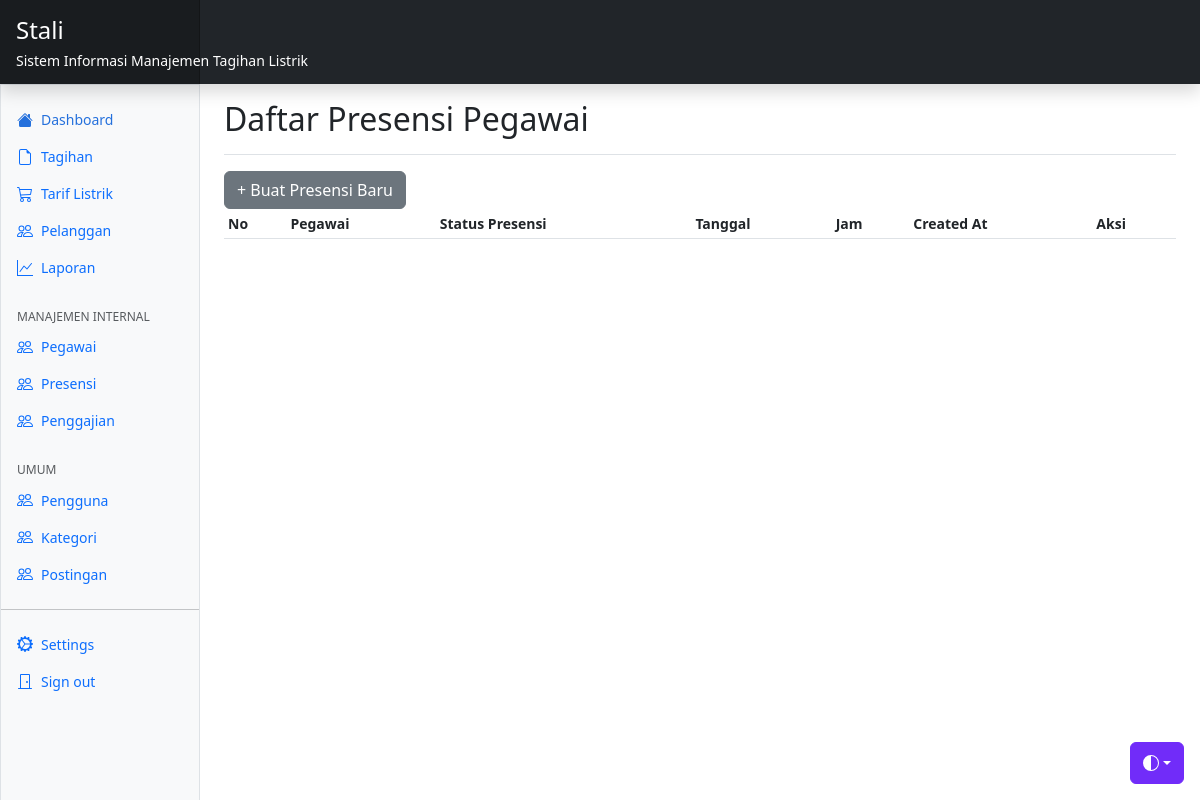
Page /index.php/management/presensi on the earlier database version.
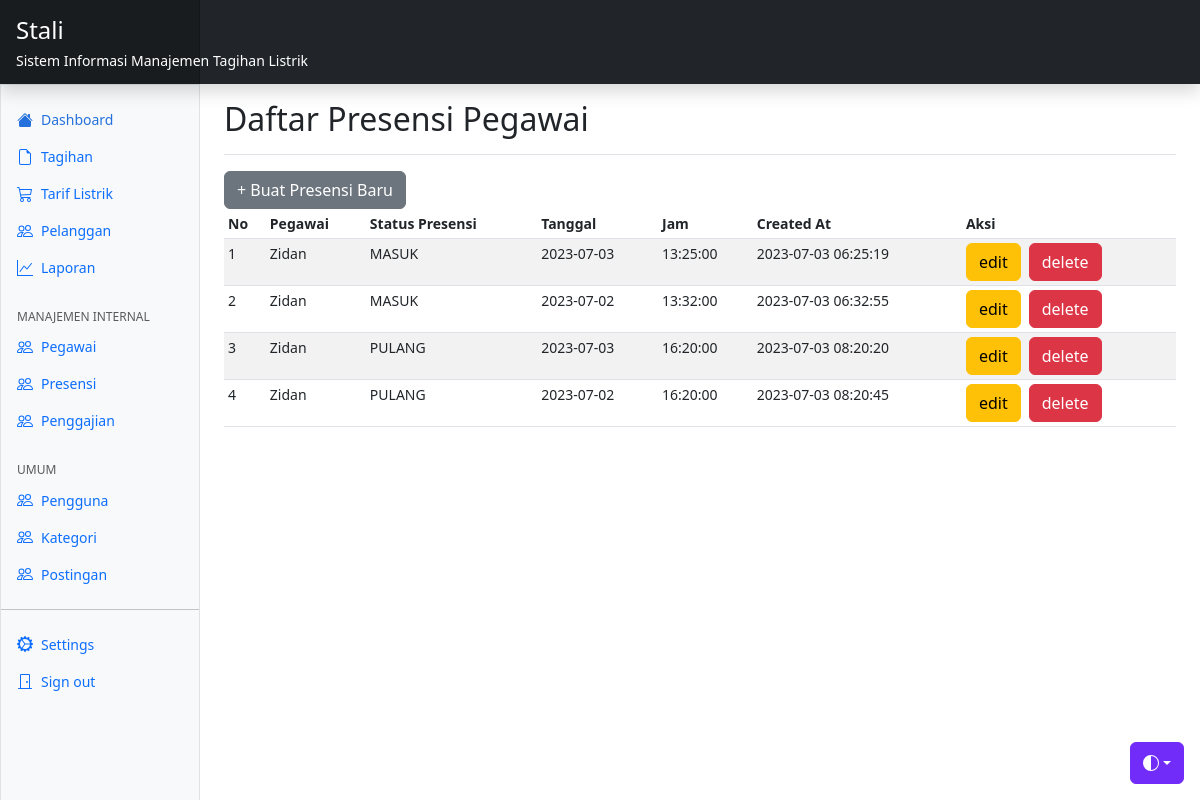
Same page on the later database version.
### tables this page shows
CREATE TABLE `tb_presensi` (
  `id` int(11) NOT NULL,
  `pegawai_id` int(11) NOT NULL,
  `status_presensi` varchar(10) NOT NULL,
  `tanggal` date NOT NULL,
  `jam` time NOT NULL,
  `bukti` varchar(255) DEFAULT NULL,
  `created_at` timestamp NOT NULL DEFAULT current_timestamp(),
  `updated_at` timestamp NULL DEFAULT NULL ON UPDATE current_timestamp()
);

CREATE TABLE `tb_pegawai` (
  `id` int(11) NOT NULL,
  `user_id` int(11) NOT NULL,
  `nama` varchar(100) NOT NULL,
  `email` varchar(100) NOT NULL,
  `no_hp` varchar(13) NOT NULL,
  `alamat` text NOT NULL,
  `tempat_lahir` varchar(50) NOT NULL,
  `tanggal_lahir` date NOT NULL,
  `jenis_kelamin` char(1) NOT NULL,
  `status_pernikahan` tinyint(1) NOT NULL,
  `tanggal_gabung` date NOT NULL,
  `divisi` varchar(50) NOT NULL,
  `jabatan` varchar(50) NOT NULL,
  `gaji` int(11) NOT NULL,
  `status_bekerja` varchar(15) NOT NULL,
  `created_at` timestamp NOT NULL DEFAULT current_timestamp(),
  `updated_at` timestamp NULL DEFAULT NULL ON UPDATE current_timestamp()
);

### application/core/MY_Controller.php (called while the page is built, shortened)
<?php
abstract class MY_AdminController extends CI_Controller
{
  public function __construct()
  {
    $this->load->helper('debug');
  }
  protected function checkNavbar($navbar = 'authenticated')
  {
    if (!$this->session->userdata('id')) {
      $navbar = 'unauthenticated';
    }
    return $this->load->view('layout/navbars/' . $navbar, [], true);
  }
  protected function layout($view, $data)
  {
    $data['view'] = $view;
    $data['navbar'] = $this->checkNavbar();
    $data['content'] = $this->load->view($view, $data, true);
    return $this->load->view('layout/management', $data);
  }
}

### application/controllers/management/Presensi.php (called while the page is built, shortened)
<?php
class Presensi extends MY_AdminController
{
  protected $viewFolder = 'management/presensi';
  public function index()
  {
    $data['list'] = $this->presensi_model->listPresensiPegawai();
    $this->layout($this->viewFolder . '/index', $data);
  }
}

### index.php (called while the page is built, shortened)
<?php
require_once BASEPATH.'core/CodeIgniter.php';

### application/core/MY_Model.php (called while the page is built, shortened)
<?php
abstract class MY_Model extends CI_Model
{
  public function setTable($table_name)
  {
    $this->table = $table_name;
  }
}

### application/models/PresensiModel.php (called while the page is built, shortened)
<?php
class PresensiModel extends MY_Model
{
  public function listPresensiPegawai()
  {
    $this->db->join('tb_pegawai', 'tb_pegawai.id = tb_presensi.pegawai_id');
    $this->db->select('tb_presensi.*, tb_pegawai.nama');
    return $this->db->get($this->table)->result();
  }
}

### application/views/management/presensi/index.php (the view, shortened to what this page needs)
<div class="d-flex justify-content-between flex-wrap flex-md-nowrap align-items-center pt-3 pb-2 mb-3 border-bottom">
  <h1 class="h2">Daftar Presensi Pegawai</h1>
</div>
<a href="<?= base_url('management/presensi/create') ?>" class="btn btn-secondary">+ Buat Presensi Baru</a>
<div class="table-responsive small">
  <table class="table table-striped table-sm">
    <thead>
      <tr>
        <th scope="col">No</th>
        <th scope="col">Pegawai</th>
        <th scope="col">Status Presensi</th>
        <th scope="col">Tanggal</th>
        <th scope="col">Jam</th>
        <th scope="col">Created At</th>
        <th scope="col">Aksi</th>
      </tr>
    </thead>
    <tbody>
      <?php foreach ($list as $key => $item): ?>
        <tr>
          <td>
            <?= $key + 1 ?>
          </td>
          <td>
            <?= $item->nama ?>
          </td>
          <td>
            <?= $item->status_presensi ?>
          </td>
          <td>
            <?= $item->tanggal ?>
          </td>
          <td>
            <?= $item->jam ?>
          </td>
          <td>
            <?= date($item->created_at) ?>
          </td>
          <td>
            <div class="d-flex flex-row gap-2">
              <a href="<?= base_url('management/presensi/edit/' . $item->id) ?>" class="btn btn-warning">edit</a>
              <?= form_open('management/presensi/delete/' . $item->id, 'id="del-category-' . $item->id . '"') ?>
              <button class="btn btn-danger" type="button"
                onclick="deleteCategory(this.form, <?= $item->id ?>)">delete</button>
              </form>
            </div>
          </td>
        </tr>
      <?php endforeach ?>
    </tbody>
  </table>
</div>

### application/views/layout/management.php (shortened to what this page needs)
<!DOCTYPE html>
<html lang="en" data-bs-theme="light">
<head>
  <link rel="stylesheet" href="<?= base_url('assets/css/bootstrap.min.css') ?>">
  <link href="https://cdn.quilljs.com/1.3.6/quill.snow.css" rel="stylesheet">
  <link rel="stylesheet"
    href="https://cdn.jsdelivr.net/npm/quilljs-markdown@latest/dist/quilljs-markdown-common-style.css" />
</head>
<body>
  <div class="dropdown position-fixed bottom-0 end-0 mb-3 me-3 bd-mode-toggle">
    <button class="btn btn-bd-primary py-2 dropdown-toggle d-flex align-items-center" id="bd-theme" type="button"
      aria-expanded="false" data-bs-toggle="dropdown" aria-label="Toggle theme (auto)">
      <svg class="bi my-1 theme-icon-active" width="1em" height="1em">
        <use href="#circle-half"></use>
      </svg>
    </button>
  </div>
  <header class="navbar sticky-top bg-dark flex-md-nowrap p-0 shadow" data-bs-theme="dark">
    <a class="navbar-brand col-md-3 col-lg-2 me-0 px-3 fs-6 text-white" href="#">
      <span class="fs-4">Stali</span> <br>
      <small class="fs-9">Sistem Informasi Manajemen Tagihan Listrik</small>
    </a>
  </header>
  <div class="container-fluid">
    <div class="row">
      <div class="sidebar border border-right col-md-3 col-lg-2 p-0 bg-body-tertiary" style="min-height:90vh">
        <div class="offcanvas-lg offcanvas-end bg-body-tertiary" tabindex="-1" id="sidebarMenu"
          aria-labelledby="sidebarMenuLabel">
          <div class="offcanvas-body d-md-flex flex-column p-0 pt-lg-3 overflow-y-auto">
            <ul class="nav flex-column">
              <li class="nav-item">
                <a class="nav-link d-flex align-items-center gap-2 active" aria-current="page" href="#">
                  <svg class="bi">
                    <use xlink:href="#house-fill" />
                  </svg>
                  Dashboard
                </a>
              </li>
              <li class="nav-item">
                <a class="nav-link d-flex align-items-center gap-2" href="<?= base_url('management/tagihan') ?>">
                  <svg class="bi">
                    <use xlink:href="#file-earmark" />
                  </svg>
                  Tagihan
                </a>
              </li>
              <li class="nav-item">
                <a class="nav-link d-flex align-items-center gap-2" href="<?= base_url('management/tarif-listrik') ?>">
                  <svg class="bi">
                    <use xlink:href="#cart" />
                  </svg>
                  Tarif Listrik
                </a>
              </li>
              <li class="nav-item">
                <a class="nav-link d-flex align-items-center gap-2" href="<?= base_url('management/pelanggan') ?>">
                  <svg class="bi">
                    <use xlink:href="#people" />
                  </svg>
                  Pelanggan
                </a>
              </li>
              <li class="nav-item">
                <a class="nav-link d-flex align-items-center gap-2" href="#">
                  <svg class="bi">
                    <use xlink:href="#graph-up" />
                  </svg>
                  Laporan
                </a>
              </li>
            </ul>
            <h6
              class="sidebar-heading d-flex justify-content-between align-items-center px-3 mt-4 mb-1 text-body-secondary text-uppercase">
              <span>Manajemen Internal</span>
            </h6>
            <ul class="nav flex-column mb-auto">
              <li class="nav-item">
                <a class="nav-link d-flex align-items-center gap-2" href="<?= base_url('management/pegawai') ?>">
                  <svg class="bi">
                    <use xlink:href="#people" />
                  </svg>
                  Pegawai
                </a>
              </li>
              <li class="nav-item">
                <a class="nav-link d-flex align-items-center gap-2" href="<?= base_url('management/presensi') ?>">
                  <svg class="bi">
                    <use xlink:href="#people" />
                  </svg>
                  Presensi
                </a>
              </li>
              <li class="nav-item">
                <a class="nav-link d-flex align-items-center gap-2" href="<?= base_url('management/gaji') ?>">
                  <svg class="bi">
                    <use xlink:href="#people" />
                  </svg>
                  Penggajian
                </a>
              </li>
            </ul>
            <h6
              class="sidebar-heading d-flex justify-content-between align-items-center px-3 mt-4 mb-1 text-body-secondary text-uppercase">
              <span>Umum</span>
            </h6>
            <ul class="nav flex-column mb-auto">
              <li class="nav-item">
                <a class="nav-link d-flex align-items-center gap-2" href="<?= base_url('management/user') ?>">
                  <svg class="bi">
                    <use xlink:href="#people" />
                  </svg>
                  Pengguna
                </a>
              </li>
              <li class="nav-item">
                <a class="nav-link d-flex align-items-center gap-2" href="<?= base_url('management/category') ?>">
                  <svg class="bi">
                    <use xlink:href="#people" />
                  </svg>
                  Kategori
                </a>
              </li>
              <li class="nav-item">
                <a class="nav-link d-flex align-items-center gap-2" href="<?= base_url('management/post') ?>">
                  <svg class="bi">
                    <use xlink:href="#people" />
                  </svg>
                  Postingan
                </a>
              </li>
            </ul>
            <hr class="my-3">
            <ul class="nav flex-column mb-auto">
              <li class="nav-item">
                <a class="nav-link d-flex align-items-center gap-2" href="<?= base_url('user/profile') ?>">
                  <svg class="bi">
                    <use xlink:href="#gear-wide-connected" />
                  </svg>
                  Settings
                </a>
              </li>
              <li class="nav-item">
                <a class="nav-link d-flex align-items-center gap-2" href="<?= base_url('logout') ?>">
                  <svg class="bi">
                    <use xlink:href="#door-closed" />
                  </svg>
                  Sign out
                </a>
              </li>
            </ul>
          </div>
        </div>
      </div>
      <main class="col-md-9 ms-sm-auto col-lg-10 px-md-4">
        <?= $content ?>
      </main>
    </div>
  </div>
</body>
</html>

### application/views/layout/management.php (style rules this page uses)
.bi { vertical-align: -.125em; fill: currentColor; }
.btn-bd-primary { --bd-violet-bg: #712cf9; --bd-violet-rgb: 112.520718, 44.062154, 249.437846; --bs-btn-font-weight: 600; --bs-btn-color: var(--bs-white); --bs-btn-bg: var(--bd-violet-bg); --bs-btn-border-color: var(--bd-violet-bg); --bs-btn-hover-color: var(--bs-white); --bs-btn-hover-bg: #6528e0; --bs-btn-hover-border-color: #6528e0; --bs-btn-focus-shadow-rgb: var(--bd-violet-rgb); --bs-btn-active-color: var(--bs-btn-hover-color); --bs-btn-active-bg: #5a23c8; --bs-btn-active-border-color: #5a23c8; }
.bd-mode-toggle { z-index: 1500; }
.bi { display: inline-block; width: 1rem; height: 1rem; }
@media (min-width: 768px) { .sidebar .offcanvas-lg { position: -webkit-sticky; position: sticky; top: 48px; } }
.sidebar .nav-link { font-size: .875rem; font-weight: 500; }
.sidebar .nav-link.active { color: #2470dc; }
.sidebar-heading { font-size: .75rem; }
.navbar-brand { padding-top: .75rem; padding-bottom: .75rem; background-color: rgba(0, 0, 0, .25); box-shadow: inset -1px 0 0 rgba(0, 0, 0, .25); }

Differences in the rows shown:
added tb_presensi: pegawai.nama "Zidan", status_presensi "MASUK", tanggal "2023-07-03", jam "13:25:00", created_at "2023-07-03 06:25:19"
added tb_presensi: pegawai.nama "Zidan", status_presensi "MASUK", tanggal "2023-07-02", jam "13:32:00", created_at "2023-07-03 06:32:55"
added tb_presensi: pegawai.nama "Zidan", status_presensi "PULANG", tanggal "2023-07-03", jam "16:20:00", created_at "2023-07-03 08:20:20"
added tb_presensi: pegawai.nama "Zidan", status_presensi "PULANG", tanggal "2023-07-02", jam "16:20:00", created_at "2023-07-03 08:20:45"
